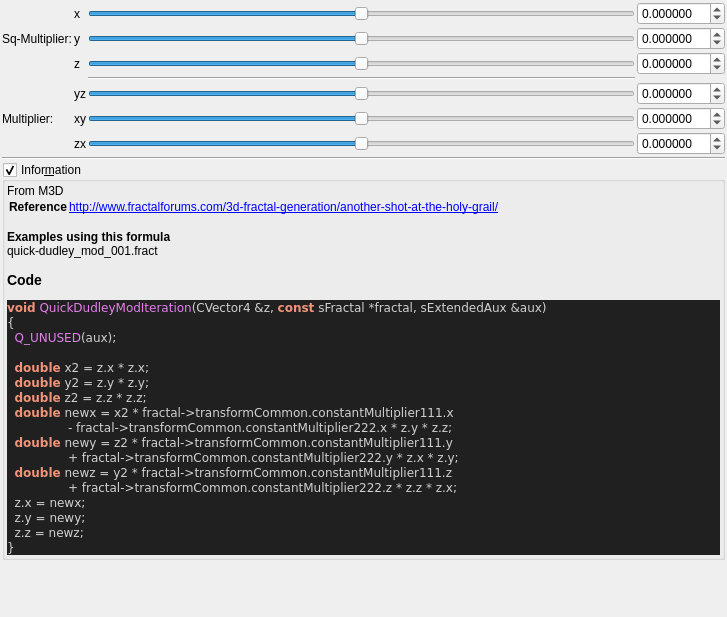
<?xml version="1.0" encoding="UTF-8"?>
<ui version="4.0">
 <class>quick_dudley_mod</class>
 <widget class="QWidget" name="Form">
  <property name="geometry">
   <rect>
    <x>0</x>
    <y>0</y>
    <width>727</width>
    <height>617</height>
   </rect>
  </property>
  <property name="windowTitle">
   <string notr="true">quick_dudley_mod</string>
  </property>
  <layout class="QVBoxLayout" name="verticalLayout">
   <property name="spacing">
    <number>2</number>
   </property>
   <property name="leftMargin">
    <number>2</number>
   </property>
   <property name="topMargin">
    <number>2</number>
   </property>
   <property name="rightMargin">
    <number>2</number>
   </property>
   <property name="bottomMargin">
    <number>2</number>
   </property>
   <item>
    <layout class="QGridLayout" name="gridLayout_64">
     <property name="spacing">
      <number>2</number>
     </property>
     <item row="2" column="3">
      <widget class="QSlider" name="slider3_transf_constant_multiplier_111_y">
       <property name="sizePolicy">
        <sizepolicy hsizetype="Expanding" vsizetype="Maximum">
         <horstretch>0</horstretch>
         <verstretch>0</verstretch>
        </sizepolicy>
       </property>
       <property name="minimum">
        <number>-5000000</number>
       </property>
       <property name="maximum">
        <number>5000000</number>
       </property>
       <property name="singleStep">
        <number>1</number>
       </property>
       <property name="orientation">
        <enum>Qt::Horizontal</enum>
       </property>
      </widget>
     </item>
     <item row="4" column="3">
      <widget class="Line" name="line_56">
       <property name="orientation">
        <enum>Qt::Horizontal</enum>
       </property>
      </widget>
     </item>
     <item row="3" column="2">
      <widget class="QLabel" name="label_266">
       <property name="text">
        <string notr="true">z</string>
       </property>
      </widget>
     </item>
     <item row="6" column="4">
      <widget class="MyDoubleSpinBox" name="spinbox3_transf_constant_multiplier_222_y">
       <property name="sizePolicy">
        <sizepolicy hsizetype="Minimum" vsizetype="Maximum">
         <horstretch>0</horstretch>
         <verstretch>0</verstretch>
        </sizepolicy>
       </property>
       <property name="prefix">
        <string/>
       </property>
       <property name="suffix">
        <string/>
       </property>
       <property name="decimals">
        <number>6</number>
       </property>
       <property name="minimum">
        <double>-99.989999999999995</double>
       </property>
       <property name="maximum">
        <double>99.989999999999995</double>
       </property>
       <property name="singleStep">
        <double>0.100000000000000</double>
       </property>
      </widget>
     </item>
     <item row="6" column="1">
      <widget class="QLabel" name="label_269">
       <property name="text">
        <string>Multiplier:</string>
       </property>
      </widget>
     </item>
     <item row="2" column="2">
      <widget class="QLabel" name="label_264">
       <property name="text">
        <string notr="true">y</string>
       </property>
      </widget>
     </item>
     <item row="3" column="3">
      <widget class="QSlider" name="slider3_transf_constant_multiplier_111_z">
       <property name="sizePolicy">
        <sizepolicy hsizetype="Expanding" vsizetype="Maximum">
         <horstretch>0</horstretch>
         <verstretch>0</verstretch>
        </sizepolicy>
       </property>
       <property name="minimum">
        <number>-5000000</number>
       </property>
       <property name="maximum">
        <number>5000000</number>
       </property>
       <property name="singleStep">
        <number>1</number>
       </property>
       <property name="orientation">
        <enum>Qt::Horizontal</enum>
       </property>
      </widget>
     </item>
     <item row="1" column="4">
      <widget class="MyDoubleSpinBox" name="spinbox3_transf_constant_multiplier_111_x">
       <property name="sizePolicy">
        <sizepolicy hsizetype="Minimum" vsizetype="Maximum">
         <horstretch>0</horstretch>
         <verstretch>0</verstretch>
        </sizepolicy>
       </property>
       <property name="prefix">
        <string/>
       </property>
       <property name="suffix">
        <string/>
       </property>
       <property name="decimals">
        <number>6</number>
       </property>
       <property name="minimum">
        <double>-99.989999999999995</double>
       </property>
       <property name="maximum">
        <double>99.989999999999995</double>
       </property>
       <property name="singleStep">
        <double>0.100000000000000</double>
       </property>
      </widget>
     </item>
     <item row="1" column="3">
      <widget class="QSlider" name="slider3_transf_constant_multiplier_111_x">
       <property name="sizePolicy">
        <sizepolicy hsizetype="Preferred" vsizetype="Preferred">
         <horstretch>0</horstretch>
         <verstretch>0</verstretch>
        </sizepolicy>
       </property>
       <property name="minimum">
        <number>-5000000</number>
       </property>
       <property name="maximum">
        <number>5000000</number>
       </property>
       <property name="singleStep">
        <number>1</number>
       </property>
       <property name="orientation">
        <enum>Qt::Horizontal</enum>
       </property>
      </widget>
     </item>
     <item row="5" column="4">
      <widget class="MyDoubleSpinBox" name="spinbox3_transf_constant_multiplier_222_x">
       <property name="sizePolicy">
        <sizepolicy hsizetype="Minimum" vsizetype="Maximum">
         <horstretch>0</horstretch>
         <verstretch>0</verstretch>
        </sizepolicy>
       </property>
       <property name="prefix">
        <string/>
       </property>
       <property name="suffix">
        <string/>
       </property>
       <property name="decimals">
        <number>6</number>
       </property>
       <property name="minimum">
        <double>-99.989999999999995</double>
       </property>
       <property name="maximum">
        <double>99.989999999999995</double>
       </property>
       <property name="singleStep">
        <double>0.100000000000000</double>
       </property>
      </widget>
     </item>
     <item row="7" column="2">
      <widget class="QLabel" name="label_271">
       <property name="text">
        <string notr="true">zx</string>
       </property>
      </widget>
     </item>
     <item row="2" column="1">
      <widget class="QLabel" name="label_267">
       <property name="text">
        <string>Sq-Multiplier:</string>
       </property>
      </widget>
     </item>
     <item row="6" column="3">
      <widget class="QSlider" name="slider3_transf_constant_multiplier_222_y">
       <property name="sizePolicy">
        <sizepolicy hsizetype="Preferred" vsizetype="Preferred">
         <horstretch>0</horstretch>
         <verstretch>0</verstretch>
        </sizepolicy>
       </property>
       <property name="minimum">
        <number>-5000000</number>
       </property>
       <property name="maximum">
        <number>5000000</number>
       </property>
       <property name="singleStep">
        <number>1</number>
       </property>
       <property name="orientation">
        <enum>Qt::Horizontal</enum>
       </property>
      </widget>
     </item>
     <item row="6" column="2">
      <widget class="QLabel" name="label_270">
       <property name="text">
        <string notr="true">xy</string>
       </property>
      </widget>
     </item>
     <item row="7" column="4">
      <widget class="MyDoubleSpinBox" name="spinbox3_transf_constant_multiplier_222_z">
       <property name="sizePolicy">
        <sizepolicy hsizetype="Minimum" vsizetype="Maximum">
         <horstretch>0</horstretch>
         <verstretch>0</verstretch>
        </sizepolicy>
       </property>
       <property name="prefix">
        <string/>
       </property>
       <property name="suffix">
        <string/>
       </property>
       <property name="decimals">
        <number>6</number>
       </property>
       <property name="minimum">
        <double>-99.989999999999995</double>
       </property>
       <property name="maximum">
        <double>99.989999999999995</double>
       </property>
       <property name="singleStep">
        <double>0.100000000000000</double>
       </property>
      </widget>
     </item>
     <item row="7" column="3">
      <widget class="QSlider" name="slider3_transf_constant_multiplier_222_z">
       <property name="sizePolicy">
        <sizepolicy hsizetype="Preferred" vsizetype="Preferred">
         <horstretch>0</horstretch>
         <verstretch>0</verstretch>
        </sizepolicy>
       </property>
       <property name="minimum">
        <number>-5000000</number>
       </property>
       <property name="maximum">
        <number>5000000</number>
       </property>
       <property name="singleStep">
        <number>1</number>
       </property>
       <property name="orientation">
        <enum>Qt::Horizontal</enum>
       </property>
      </widget>
     </item>
     <item row="8" column="1" colspan="4">
      <widget class="Line" name="line_59">
       <property name="orientation">
        <enum>Qt::Horizontal</enum>
       </property>
      </widget>
     </item>
     <item row="2" column="4">
      <widget class="MyDoubleSpinBox" name="spinbox3_transf_constant_multiplier_111_y">
       <property name="sizePolicy">
        <sizepolicy hsizetype="Minimum" vsizetype="Maximum">
         <horstretch>0</horstretch>
         <verstretch>0</verstretch>
        </sizepolicy>
       </property>
       <property name="prefix">
        <string/>
       </property>
       <property name="suffix">
        <string/>
       </property>
       <property name="decimals">
        <number>6</number>
       </property>
       <property name="minimum">
        <double>-99.989999999999995</double>
       </property>
       <property name="maximum">
        <double>99.989999999999995</double>
       </property>
       <property name="singleStep">
        <double>0.100000000000000</double>
       </property>
      </widget>
     </item>
     <item row="5" column="2">
      <widget class="QLabel" name="label_258">
       <property name="text">
        <string notr="true">yz</string>
       </property>
      </widget>
     </item>
     <item row="1" column="2">
      <widget class="QLabel" name="label_257">
       <property name="text">
        <string notr="true">x</string>
       </property>
      </widget>
     </item>
     <item row="5" column="3">
      <widget class="QSlider" name="slider3_transf_constant_multiplier_222_x">
       <property name="sizePolicy">
        <sizepolicy hsizetype="Preferred" vsizetype="Preferred">
         <horstretch>0</horstretch>
         <verstretch>0</verstretch>
        </sizepolicy>
       </property>
       <property name="minimum">
        <number>-5000000</number>
       </property>
       <property name="maximum">
        <number>5000000</number>
       </property>
       <property name="singleStep">
        <number>1</number>
       </property>
       <property name="orientation">
        <enum>Qt::Horizontal</enum>
       </property>
      </widget>
     </item>
     <item row="3" column="4">
      <widget class="MyDoubleSpinBox" name="spinbox3_transf_constant_multiplier_111_z">
       <property name="sizePolicy">
        <sizepolicy hsizetype="Minimum" vsizetype="Maximum">
         <horstretch>0</horstretch>
         <verstretch>0</verstretch>
        </sizepolicy>
       </property>
       <property name="prefix">
        <string/>
       </property>
       <property name="suffix">
        <string/>
       </property>
       <property name="decimals">
        <number>6</number>
       </property>
       <property name="minimum">
        <double>-99.989999999999995</double>
       </property>
       <property name="maximum">
        <double>99.989999999999995</double>
       </property>
       <property name="singleStep">
        <double>0.100000000000000</double>
       </property>
      </widget>
     </item>
    </layout>
   </item>
   <item>
    <widget class="MyGroupBox" name="groupCheck_info">
     <property name="title">
      <string>Infor&amp;mation</string>
     </property>
     <property name="flat">
      <bool>false</bool>
     </property>
     <property name="checkable">
      <bool>true</bool>
     </property>
     <layout class="QVBoxLayout" name="verticalLayout_2">
      <property name="spacing">
       <number>2</number>
      </property>
      <property name="leftMargin">
       <number>2</number>
      </property>
      <property name="topMargin">
       <number>2</number>
      </property>
      <property name="rightMargin">
       <number>2</number>
      </property>
      <property name="bottomMargin">
       <number>2</number>
      </property>
      <item>
       <widget class="QLabel" name="label_code_content">
        <property name="text">
         <string notr="true">&lt;p&gt;From M3D&lt;/p&gt;&lt;table&gt;
&lt;tr&gt;&lt;th&gt;Reference&lt;/th&gt;&lt;td&gt;&lt;a href=&quot;http://www.fractalforums.com/3d-fractal-generation/another-shot-at-the-holy-grail/&quot;&gt;http://www.fractalforums.com/3d-fractal-generation/another-shot-at-the-holy-grail/&lt;br&gt;
&lt;/td&gt;&lt;/tr&gt;
&lt;/table&gt;
&lt;br&gt;&lt;b&gt;Examples using this formula&lt;/b&gt;&lt;br&gt;quick-dudley_mod_001.fract&lt;h3&gt;Code&lt;/h3&gt;
&lt;body style=&quot;background-color:#202020&quot;&gt;
&lt;pre style=&quot;color:#d0d0d0; background-color:#202020;  font-family:'Courier New',monospace;&quot;&gt;&lt;span style=&quot;color:#f09479; font-weight:bold&quot;&gt;void&lt;/span&gt; &lt;span style=&quot;color:#e47eed&quot;&gt;QuickDudleyModIteration&lt;/span&gt;&lt;span style=&quot;color:#d0d0d0&quot;&gt;(&lt;/span&gt;CVector4 &lt;span style=&quot;color:#d0d0d0&quot;&gt;&amp;amp;&lt;/span&gt;z&lt;span style=&quot;color:#d0d0d0&quot;&gt;,&lt;/span&gt; &lt;span style=&quot;color:#f09479; font-weight:bold&quot;&gt;const&lt;/span&gt; sFractal &lt;span style=&quot;color:#d0d0d0&quot;&gt;*&lt;/span&gt;fractal&lt;span style=&quot;color:#d0d0d0&quot;&gt;,&lt;/span&gt; sExtendedAux &lt;span style=&quot;color:#d0d0d0&quot;&gt;&amp;amp;&lt;/span&gt;aux&lt;span style=&quot;color:#d0d0d0&quot;&gt;)&lt;/span&gt;
&lt;span style=&quot;color:#d0d0d0&quot;&gt;{&lt;/span&gt;
  &lt;span style=&quot;color:#e47eed&quot;&gt;Q_UNUSED&lt;/span&gt;&lt;span style=&quot;color:#d0d0d0&quot;&gt;(&lt;/span&gt;aux&lt;span style=&quot;color:#d0d0d0&quot;&gt;);&lt;/span&gt;

  &lt;span style=&quot;color:#f09479; font-weight:bold&quot;&gt;double&lt;/span&gt; x2 &lt;span style=&quot;color:#d0d0d0&quot;&gt;=&lt;/span&gt; z&lt;span style=&quot;color:#d0d0d0&quot;&gt;.&lt;/span&gt;x &lt;span style=&quot;color:#d0d0d0&quot;&gt;*&lt;/span&gt; z&lt;span style=&quot;color:#d0d0d0&quot;&gt;.&lt;/span&gt;x&lt;span style=&quot;color:#d0d0d0&quot;&gt;;&lt;/span&gt;
  &lt;span style=&quot;color:#f09479; font-weight:bold&quot;&gt;double&lt;/span&gt; y2 &lt;span style=&quot;color:#d0d0d0&quot;&gt;=&lt;/span&gt; z&lt;span style=&quot;color:#d0d0d0&quot;&gt;.&lt;/span&gt;y &lt;span style=&quot;color:#d0d0d0&quot;&gt;*&lt;/span&gt; z&lt;span style=&quot;color:#d0d0d0&quot;&gt;.&lt;/span&gt;y&lt;span style=&quot;color:#d0d0d0&quot;&gt;;&lt;/span&gt;
  &lt;span style=&quot;color:#f09479; font-weight:bold&quot;&gt;double&lt;/span&gt; z2 &lt;span style=&quot;color:#d0d0d0&quot;&gt;=&lt;/span&gt; z&lt;span style=&quot;color:#d0d0d0&quot;&gt;.&lt;/span&gt;z &lt;span style=&quot;color:#d0d0d0&quot;&gt;*&lt;/span&gt; z&lt;span style=&quot;color:#d0d0d0&quot;&gt;.&lt;/span&gt;z&lt;span style=&quot;color:#d0d0d0&quot;&gt;;&lt;/span&gt;
  &lt;span style=&quot;color:#f09479; font-weight:bold&quot;&gt;double&lt;/span&gt; newx &lt;span style=&quot;color:#d0d0d0&quot;&gt;=&lt;/span&gt; x2 &lt;span style=&quot;color:#d0d0d0&quot;&gt;*&lt;/span&gt; fractal&lt;span style=&quot;color:#d0d0d0&quot;&gt;-&amp;gt;&lt;/span&gt;transformCommon&lt;span style=&quot;color:#d0d0d0&quot;&gt;.&lt;/span&gt;constantMultiplier111&lt;span style=&quot;color:#d0d0d0&quot;&gt;.&lt;/span&gt;x
                &lt;span style=&quot;color:#d0d0d0&quot;&gt;-&lt;/span&gt; fractal&lt;span style=&quot;color:#d0d0d0&quot;&gt;-&amp;gt;&lt;/span&gt;transformCommon&lt;span style=&quot;color:#d0d0d0&quot;&gt;.&lt;/span&gt;constantMultiplier222&lt;span style=&quot;color:#d0d0d0&quot;&gt;.&lt;/span&gt;x &lt;span style=&quot;color:#d0d0d0&quot;&gt;*&lt;/span&gt; z&lt;span style=&quot;color:#d0d0d0&quot;&gt;.&lt;/span&gt;y &lt;span style=&quot;color:#d0d0d0&quot;&gt;*&lt;/span&gt; z&lt;span style=&quot;color:#d0d0d0&quot;&gt;.&lt;/span&gt;z&lt;span style=&quot;color:#d0d0d0&quot;&gt;;&lt;/span&gt;
  &lt;span style=&quot;color:#f09479; font-weight:bold&quot;&gt;double&lt;/span&gt; newy &lt;span style=&quot;color:#d0d0d0&quot;&gt;=&lt;/span&gt; z2 &lt;span style=&quot;color:#d0d0d0&quot;&gt;*&lt;/span&gt; fractal&lt;span style=&quot;color:#d0d0d0&quot;&gt;-&amp;gt;&lt;/span&gt;transformCommon&lt;span style=&quot;color:#d0d0d0&quot;&gt;.&lt;/span&gt;constantMultiplier111&lt;span style=&quot;color:#d0d0d0&quot;&gt;.&lt;/span&gt;y
                &lt;span style=&quot;color:#d0d0d0&quot;&gt;+&lt;/span&gt; fractal&lt;span style=&quot;color:#d0d0d0&quot;&gt;-&amp;gt;&lt;/span&gt;transformCommon&lt;span style=&quot;color:#d0d0d0&quot;&gt;.&lt;/span&gt;constantMultiplier222&lt;span style=&quot;color:#d0d0d0&quot;&gt;.&lt;/span&gt;y &lt;span style=&quot;color:#d0d0d0&quot;&gt;*&lt;/span&gt; z&lt;span style=&quot;color:#d0d0d0&quot;&gt;.&lt;/span&gt;x &lt;span style=&quot;color:#d0d0d0&quot;&gt;*&lt;/span&gt; z&lt;span style=&quot;color:#d0d0d0&quot;&gt;.&lt;/span&gt;y&lt;span style=&quot;color:#d0d0d0&quot;&gt;;&lt;/span&gt;
  &lt;span style=&quot;color:#f09479; font-weight:bold&quot;&gt;double&lt;/span&gt; newz &lt;span style=&quot;color:#d0d0d0&quot;&gt;=&lt;/span&gt; y2 &lt;span style=&quot;color:#d0d0d0&quot;&gt;*&lt;/span&gt; fractal&lt;span style=&quot;color:#d0d0d0&quot;&gt;-&amp;gt;&lt;/span&gt;transformCommon&lt;span style=&quot;color:#d0d0d0&quot;&gt;.&lt;/span&gt;constantMultiplier111&lt;span style=&quot;color:#d0d0d0&quot;&gt;.&lt;/span&gt;z
                &lt;span style=&quot;color:#d0d0d0&quot;&gt;+&lt;/span&gt; fractal&lt;span style=&quot;color:#d0d0d0&quot;&gt;-&amp;gt;&lt;/span&gt;transformCommon&lt;span style=&quot;color:#d0d0d0&quot;&gt;.&lt;/span&gt;constantMultiplier222&lt;span style=&quot;color:#d0d0d0&quot;&gt;.&lt;/span&gt;z &lt;span style=&quot;color:#d0d0d0&quot;&gt;*&lt;/span&gt; z&lt;span style=&quot;color:#d0d0d0&quot;&gt;.&lt;/span&gt;z &lt;span style=&quot;color:#d0d0d0&quot;&gt;*&lt;/span&gt; z&lt;span style=&quot;color:#d0d0d0&quot;&gt;.&lt;/span&gt;x&lt;span style=&quot;color:#d0d0d0&quot;&gt;;&lt;/span&gt;
  z&lt;span style=&quot;color:#d0d0d0&quot;&gt;.&lt;/span&gt;x &lt;span style=&quot;color:#d0d0d0&quot;&gt;=&lt;/span&gt; newx&lt;span style=&quot;color:#d0d0d0&quot;&gt;;&lt;/span&gt;
  z&lt;span style=&quot;color:#d0d0d0&quot;&gt;.&lt;/span&gt;y &lt;span style=&quot;color:#d0d0d0&quot;&gt;=&lt;/span&gt; newy&lt;span style=&quot;color:#d0d0d0&quot;&gt;;&lt;/span&gt;
  z&lt;span style=&quot;color:#d0d0d0&quot;&gt;.&lt;/span&gt;z &lt;span style=&quot;color:#d0d0d0&quot;&gt;=&lt;/span&gt; newz&lt;span style=&quot;color:#d0d0d0&quot;&gt;;&lt;/span&gt;
&lt;span style=&quot;color:#d0d0d0&quot;&gt;}&lt;/span&gt;
&lt;/pre&gt;
&lt;/body&gt;</string>
        </property>
        <property name="wordWrap">
         <bool>true</bool>
        </property>
        <property name="openExternalLinks">
         <bool>true</bool>
        </property>
        <property name="textInteractionFlags">
         <set>Qt::LinksAccessibleByMouse|Qt::TextSelectableByMouse</set>
        </property>
       </widget>
      </item>
     </layout>
    </widget>
   </item>
   <item>
    <spacer name="verticalSpacer">
     <property name="orientation">
      <enum>Qt::Vertical</enum>
     </property>
     <property name="sizeHint" stdset="0">
      <size>
       <width>20</width>
       <height>40</height>
      </size>
     </property>
    </spacer>
   </item>
  </layout>
 </widget>
 <customwidgets>
  <customwidget>
   <class>MyDoubleSpinBox</class>
   <extends>QDoubleSpinBox</extends>
   <header>my_double_spin_box.h</header>
  </customwidget>
  <customwidget>
   <class>MyGroupBox</class>
   <extends>QGroupBox</extends>
   <header>my_group_box.h</header>
   <container>1</container>
  </customwidget>
 </customwidgets>
 <tabstops>
  <tabstop>slider3_transf_constant_multiplier_111_x</tabstop>
  <tabstop>spinbox3_transf_constant_multiplier_111_x</tabstop>
  <tabstop>slider3_transf_constant_multiplier_111_y</tabstop>
  <tabstop>spinbox3_transf_constant_multiplier_111_y</tabstop>
  <tabstop>slider3_transf_constant_multiplier_111_z</tabstop>
  <tabstop>spinbox3_transf_constant_multiplier_111_z</tabstop>
  <tabstop>slider3_transf_constant_multiplier_222_x</tabstop>
  <tabstop>spinbox3_transf_constant_multiplier_222_x</tabstop>
  <tabstop>slider3_transf_constant_multiplier_222_y</tabstop>
  <tabstop>spinbox3_transf_constant_multiplier_222_y</tabstop>
  <tabstop>slider3_transf_constant_multiplier_222_z</tabstop>
  <tabstop>spinbox3_transf_constant_multiplier_222_z</tabstop>
  <tabstop>groupCheck_info</tabstop>
 </tabstops>
 <resources/>
 <connections/>
</ui>
